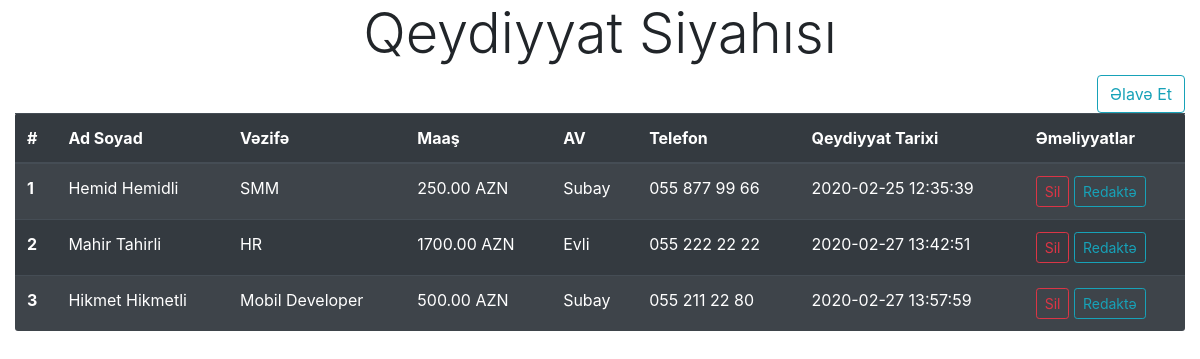
The page / on the database its author committed.
### tables this page shows
CREATE TABLE `isciler` (
  `id` int(11) UNSIGNED NOT NULL,
  `AdSoyad` varchar(50) NOT NULL,
  `Vezife` varchar(25) NOT NULL,
  `Maas` float(6,2) NOT NULL,
  `av` enum('Evli','Subay') NOT NULL,
  `tel` varchar(15) NOT NULL,
  `qeyd_tarixi` datetime NOT NULL
);

### code.php (called while the page is built, shortened)
<?php
$db = new DBConnection();
require_once "class.php";
$crud = new CRUD();
$data = $crud->Select();
$count = 1;

### class.php (called while the page is built, shortened)
<?php
class CRUD{
    public function Select()
    {
        global $db;
        $select = $db->prepare("SELECT * from isciler");
        $select->execute();
        return $select->fetchAll(PDO::FETCH_ASSOC);
    }
}

### index.php (the view, shortened to what this page needs)
<!DOCTYPE html>
<html>
<head>
    <?php require_once 'code.php' ?>
    <link rel="stylesheet" href="https://stackpath.bootstrapcdn.com/bootstrap/4.4.1/css/bootstrap.min.css">
</head>
<body>
    <h1 class="display-4 text-center message">Qeydiyyat Siyahısı</h1>
    <div class="container-fluid">
        <button style="float: right;" class="btn btn-outline-info" data-toggle="modal" data-target="#elave">Əlavə Et</button>
        <table class="table table-striped table-dark">
            <thead>
                <tr>
                    <th scope="col">#</th>
                    <th scope="col">Ad Soyad</th>
                    <th scope="col">Vəzifə</th>
                    <th scope="col">Maaş</th>
                    <th scope="col">AV</th>
                    <th scope="col">Telefon</th>
                    <th scope="col">Qeydiyyat Tarixi</th>
                    <th>Əməliyyatlar</th>
                </tr>
            </thead>
            <tbody>
                <?php for ($i = 0; $i<count($data); $i++){ ?>
                    <tr class="data">
                        <th scope="row"><?= $count++; ?></th>
                        <td><?= $data[$i]["AdSoyad"] ?></td>
                        <td><?= $data[$i]["Vezife"] ?></td>
                        <td><?= $data[$i]["Maas"] ?> AZN</td>
                        <td><?= $data[$i]["av"] ?></td>
                        <td class="telefon"><?= $data[$i]["tel"] ?></td>
                        <td><?= $data[$i]["qeyd_tarixi"] ?></td>
                        <td>
                            <button onclick="Sil(<?= $data[$i]['id'] ?>)" class="btn btn-outline-danger btn-sm">Sil</button>
                            <button onclick="Getir(<?= $i ?>,<?= $data[$i]['id'] ?>)" data-toggle="modal" data-target="#redakte" class="btn btn-outline-info btn-sm">Redaktə</button>
                        </td>
                    </tr>
                <?php } ?>
            </tbody>
        </table>
    </div>
</body>
</html>

### index.php (style rules this page uses)
table { border-radius: 3px; }

### rows shown on the page
isciler: AdSoyad "Hemid Hemidli", Vezife "SMM", Maas "250.00", av "Subay", tel "055 877 99 66", qeyd_tarixi "2020-02-25 12:35:39"
isciler: AdSoyad "Mahir Tahirli", Vezife "HR", Maas "1700.00", av "Evli", tel "055 222 22 22", qeyd_tarixi "2020-02-27 13:42:51"
isciler: AdSoyad "Hikmet Hikmetli", Vezife "Mobil Developer", Maas "500.00", av "Subay", tel "055 211 22 80", qeyd_tarixi "2020-02-27 13:57:59"
